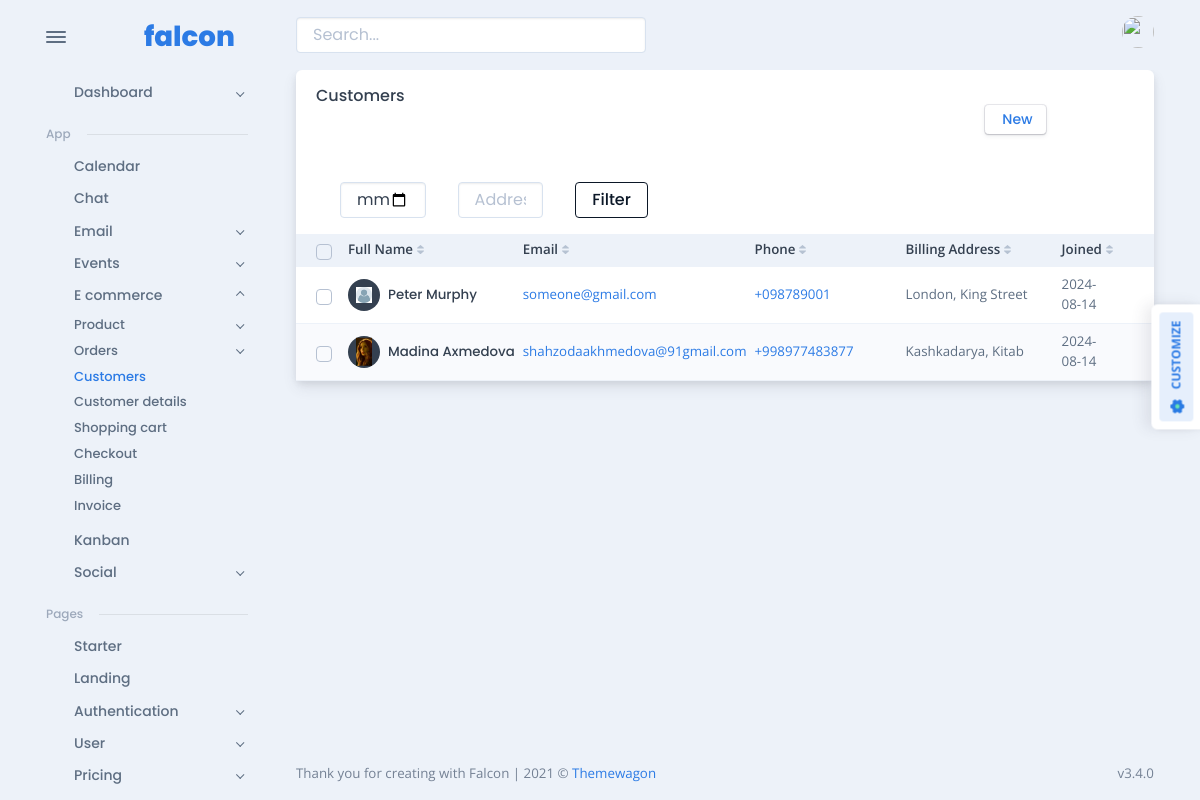
Page /customers/customer-list/ on the earlier database version.
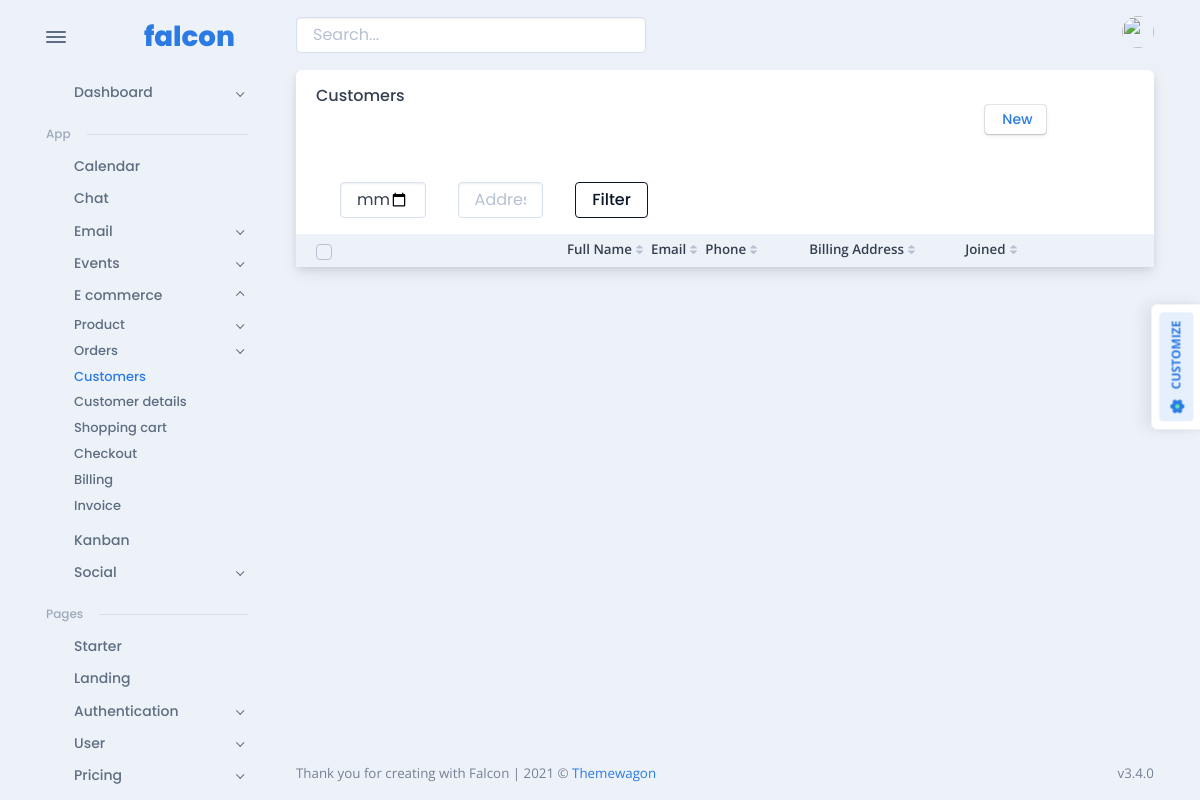
Same page on the later database version.
### e_commerce/models.py (models this page shows, shortened)
class BaseModel(models.Model):
    created_at=models.DateTimeField(auto_now_add=True)
    updated_at=models.DateTimeField(auto_now=True)
    class Meta:
        abstract=True

class Customer(BaseModel):
    first_name=models.CharField(max_length=50)
    last_name=models.CharField(max_length=80)
    email=models.EmailField(unique=True)
    phone_num=models.CharField(max_length=15)
    bill_address=models.CharField(max_length=100)
    image=models.ImageField(upload_to='customers', default='default_user.jpg')
    slug=models.SlugField(null=True, blank=True)
    class Meta:
        db_table='Customers'
    @property
    def full_name(self):
        return f'{self.first_name}  {self.last_name}'
    @property
    def joined_at(self):
        if self.created_at is not None:
            joined=self.created_at.strftime('%Y-%m-%d')
            return joined

### e_commerce/views/views.py (the view)
# urls.py: path('customer-list/', views.customer_list, name='customer_list'),
def customer_list(request):
    customers=Customer.objects.all()
    joined_date = request.GET.get('joined_date')
    address = request.GET.get('address')
    search = request.GET.get('q')
    if joined_date:
        customers = customers.filter(created_at__date=joined_date)
    if address:
        customers = customers.filter(bill_address__icontains=address)
    if search:
        customers = customers.filter(Q(first_name__icontains=search) |Q(last_name__icontains=search) |Q(bill_address__icontains=search)).distinct()
    context = {
        'customers': customers,
        'joined_date': joined_date,
        'address': address,
        'search': search,
    }
    return render(request, 'e_commerce/customer_list.html', context)

### e_commerce/templates/e_commerce/customer_list.html (shortened to what the changed rows need)
{% extends 'e_commerce/base/base.html' %}
{% load static %}
{% block all_customers %}
<div class="card mb-3" id="customersTable" data-list='{"valueNames":["name","email","phone","address","joined"],"page":10,"pagination":true}'>
    <div class="card-body p-0">
      <div class="table-responsive">
        <table class="table table-sm table-striped fs--1 mb-0 overflow-hidden">
          <thead class="bg-200 text-900">
            <tr>
              <th>
                <div class="form-check fs-0 mb-0 d-flex align-items-center">
                  <input class="form-check-input" id="checkbox-bulk-customers-select" type="checkbox" data-bulk-select='{"body":"table-customers-body","actions":"table-customers-actions","replacedElement":"table-customers-replace-element"}' />
                </div>
              </th>
              <th class="sort pe-1 align-middle white-space-nowrap" data-sort="name">Full Name</th>
              <th class="sort pe-1 align-middle white-space-nowrap" data-sort="email">Email</th>
              <th class="sort pe-1 align-middle white-space-nowrap" data-sort="phone">Phone</th>
              <th class="sort pe-1 align-middle white-space-nowrap ps-5" data-sort="address" style="min-width: 200px;">Billing Address</th>
              <th class="sort pe-1 align-middle white-space-nowrap" data-sort="joined">Joined</th>
              <th class="align-middle no-sort"></th>
            </tr>
          </thead>
          <tbody class="list" id="table-customers-body">
            {% for customer in customers %}
                <tr class="btn-reveal-trigger">
                    <td class="align-middle py-2" style="width: 28px;">
                    <div class="form-check fs-0 mb-0 d-flex align-items-center">
                        <input class="form-check-input" type="checkbox" id="customer-0" data-bulk-select-row="data-bulk-select-row" />
                    </div>
                    </td>
                    <td class="name align-middle white-space-nowrap py-2"><a href="{% url 'customer_detail' customer.slug %}">
                        <div class="d-flex d-flex align-items-center">
                        <div class="avatar avatar-xl me-2">
                            <div class="avatar-name rounded-circle"><span>
                              {% if customer.image  is not none %}
                                <img src="{{customer.image.url}}" height="10" width="10"/>
                              {% else %}
                              {{customer.rounded_circle}}
                            </span>
                            {% endif %}
                          </div>
                        </div>
                        <div class="flex-1">
                            <h5 class="mb-0 fs--1">{{customer.full_name}}</h5>
                        </div>
                        </div>
                    </a></td>
                    <td class="email align-middle py-2"><a href="mailto:ricky@example.com">{{customer.email}}</a></td>
                    <td class="phone align-middle white-space-nowrap py-2"><a href="tel:2012001851">{{ customer.phone_num }}</a></td>
                    <td class="address align-middle white-space-nowrap ps-5 py-2">{{ customer.bill_address }}</td>
                    <td class="joined align-middle py-2">{{ customer.joined_at }}</td>
                    <td class="align-middle white-space-nowrap py-2 text-end">
                    <div class="dropdown font-sans-serif position-static">
                        <button class="btn btn-link text-600 btn-sm dropdown-toggle btn-reveal" type="button" id="customer-dropdown-0" data-bs-toggle="dropdown" data-boundary="window" aria-haspopup="true" aria-expanded="false"></button>
                    </div>
                    </td>
                </tr>
            {% endfor %}
          </tbody>
        </table>
      </div>
    </div>
</div>
{% endblock %}

Differences in the rows shown:
removed Customer: image (placeholder picture), full_name "Peter Murphy", email "someone@gmail.com", phone_num "+098789001", bill_address "London, King Street", joined_at "2024-08-14"
removed Customer: image (picture), full_name "Madina Axmedova", email "shahzodaakhmedova@91gmail.com", phone_num "+998977483877", bill_address "Kashkadarya, Kitab", joined_at "2024-08-14"
